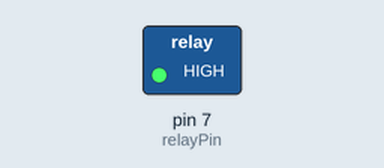
Recording of a sketch running on a simulated Arduino Uno, built with avr-gcc and run on an emulated ATmega328P. On the bench: switched loads named in the sketch (green lamp = pin HIGH).

Above: at 1.0 s.
At 3.0 s:
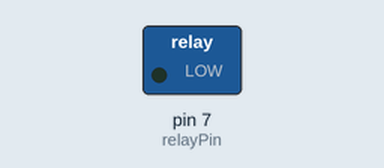
Timing chart, 0 to 5.2 s (numbered marks = the images above):
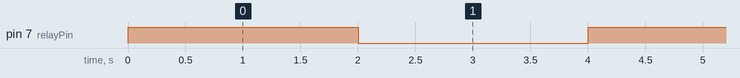

The sketch:

Contro_Carga_CA_Rele.ino
```cpp
int relayPin = 7;  // Pin conectado al relé
void setup() {
  pinMode(relayPin, OUTPUT);
  digitalWrite(relayPin, LOW);  // Inicialmente, el relé está apagado
}
void loop() {
  digitalWrite(relayPin, HIGH);  // Enciende el relé
  delay(2000);                   // Espera 2 segundos
  digitalWrite(relayPin, LOW);   // Apaga el relé
  delay(2000);                   // Espera 2 segundos
}
```

Measured:
- by itself, pin 7 (relayPin): alternates HIGH for 2.0 s and LOW for 2.0 s
